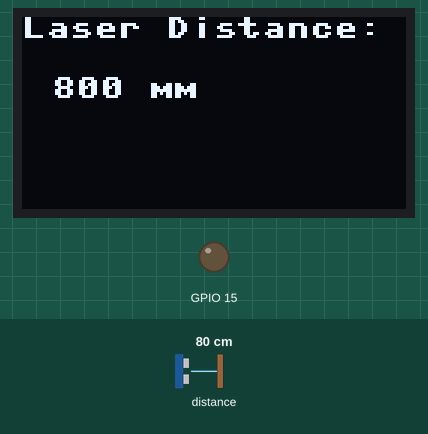
This program was run on a simulated ESP8266 board running MicroPython. Parts: 128×64 one-colour display, output pins drawn as LEDs (lit = HIGH). Inputs (shaded band) come from the test bench; at power-on: distance to the obstacle 80 cm. Random numbers come from a fixed seed; pins used as bus, display or sensor lines are not drawn; what the program prints to the serial console is not drawn.

Above: at 1.2 s.
1.3 s: distance to the obstacle set to 2 cm
At 1.9 s:
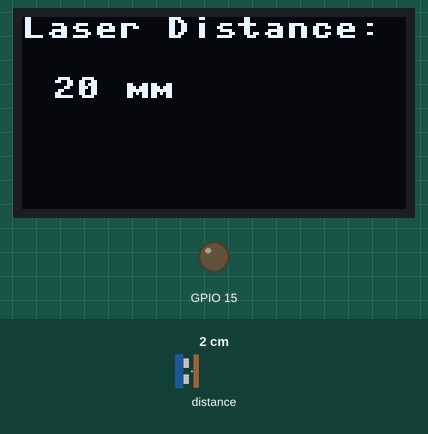
2.8 s: distance to the obstacle set to 4 cm
At 3.2 s:
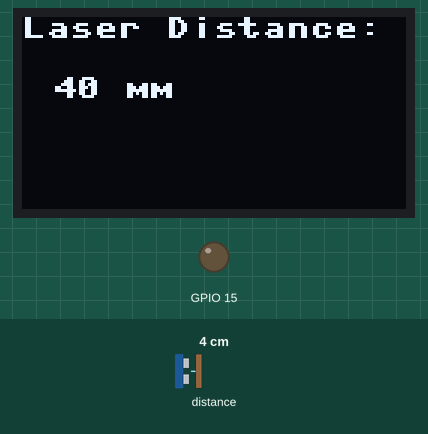
4.3 s: distance to the obstacle set to 35 cm
At 5.4 s:
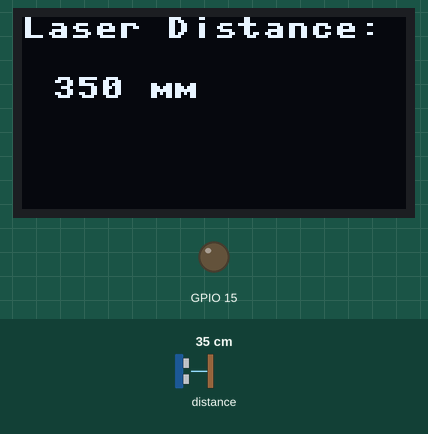
Timing chart, 0 to 7.3 s (numbered marks = the images above; inputs shaded):
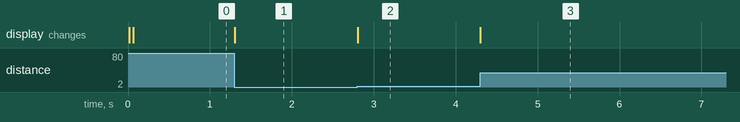

Measured:
- after the input at 1.3 s, the display: changes at once (image 1)
- after the input at 2.8 s, the display: changes at once (image 2)
- after the input at 4.3 s, the display: changes at once (image 3)

The program:

distance.py
```python
# distance.py
# use vl53l0x laser distance sencor to measuare distance in mm.
#
# ESP8266 (node MCU D1 mini)  micropython
# by Billy Cheung  2019 08 31
#
# see detail pin configurations in game8266.py
#
from micropython import const
import ustruct
import utime


_IO_TIMEOUT = 1000
_SYSRANGE_START = const(0x00)
_EXTSUP_HV = const(0x89)
_MSRC_CONFIG = const(0x60)
_FINAL_RATE_RTN_LIMIT = const(0x44)
_SYSTEM_SEQUENCE = const(0x01)
_SPAD_REF_START = const(0x4f)
_SPAD_ENABLES = const(0xb0)
_REF_EN_START_SELECT = const(0xb6)
_SPAD_NUM_REQUESTED = const(0x4e)
_INTERRUPT_GPIO = const(0x0a)
_INTERRUPT_CLEAR = const(0x0b)
_GPIO_MUX_ACTIVE_HIGH = const(0x84)
_RESULT_INTERRUPT_STATUS = const(0x13)
_RESULT_RANGE_STATUS = const(0x14)
_OSC_CALIBRATE = const(0xf8)
_MEASURE_PERIOD = const(0x04)


class TimeoutError(RuntimeError):
    pass


class VL53L0X:
    def __init__(self, i2c, address=0x29):
        self.i2c = i2c
        self.address = address
        self.init()
        self._started = False

    def _registers(self, register, values=None, struct='B'):
        if values is None:
            size = ustruct.calcsize(struct)
            data = self.i2c.readfrom_mem(self.address, register, size)
            values = ustruct.unpack(struct, data)
            return values
        data = ustruct.pack(struct, *values)
        self.i2c.writeto_mem(self.address, register, data)

    def _register(self, register, value=None, struct='B'):
        if value is None:
            return self._registers(register, struct=struct)[0]
        self._registers(register, (value,), struct=struct)

    def _flag(self, register=0x00, bit=0, value=None):
        data = self._register(register)
        mask = 1 << bit
        if value is None:
            return bool(data & mask)
        elif value:
            data |= mask
        else:
            data &= ~mask
        self._register(register, data)

    def _config(self, *config):
        for register, value in config:
            self._register(register, value)

    def init(self, power2v8=True):
        self._flag(_EXTSUP_HV, 0, power2v8)

        # I2C standard mode
        self._config(
            (0x88, 0x00),

            (0x80, 0x01),
            (0xff, 0x01),
            (0x00, 0x00),
        )
        self._stop_variable = self._register(0x91)
        self._config(
            (0x00, 0x01),
            (0xff, 0x00),
            (0x80, 0x00),
        )

        # disable signal_rate_msrc and signal_rate_pre_range limit checks
        self._flag(_MSRC_CONFIG, 1, True)
        self._flag(_MSRC_CONFIG, 4, True)

        # rate_limit = 0.25
        self._register(_FINAL_RATE_RTN_LIMIT, int(0.25 * (1 << 7)),
                       struct='>H')

        self._register(_SYSTEM_SEQUENCE, 0xff)

        spad_count, is_aperture = self._spad_info()
        spad_map = bytearray(self._registers(_SPAD_ENABLES, struct='6B'))

        # set reference spads
        self._config(
            (0xff, 0x01),
            (_SPAD_REF_START, 0x00),
            (_SPAD_NUM_REQUESTED, 0x2c),
            (0xff, 0x00),
            (_REF_EN_START_SELECT, 0xb4),
        )

        spads_enabled = 0
        for i in range(48):
            if i < 12 and is_aperture or spads_enabled >= spad_count:
                spad_map[i // 8] &= ~(1 << (i >> 2))
            elif spad_map[i // 8] & (1 << (i >> 2)):
                spads_enabled += 1

        self._registers(_SPAD_ENABLES, spad_map, struct='6B')

        self._config(
            (0xff, 0x01),
            (0x00, 0x00),

            (0xff, 0x00),
            (0x09, 0x00),
            (0x10, 0x00),
            (0x11, 0x00),

            (0x24, 0x01),
            (0x25, 0xFF),
            (0x75, 0x00),

            (0xFF, 0x01),
            (0x4E, 0x2C),
            (0x48, 0x00),
            (0x30, 0x20),

            (0xFF, 0x00),
            (0x30, 0x09),
            (0x54, 0x00),
            (0x31, 0x04),
            (0x32, 0x03),
            (0x40, 0x83),
            (0x46, 0x25),
            (0x60, 0x00),
            (0x27, 0x00),
            (0x50, 0x06),
            (0x51, 0x00),
            (0x52, 0x96),
            (0x56, 0x08),
            (0x57, 0x30),
            (0x61, 0x00),
            (0x62, 0x00),
            (0x64, 0x00),
            (0x65, 0x00),
            (0x66, 0xA0),

            (0xFF, 0x01),
            (0x22, 0x32),
            (0x47, 0x14),
            (0x49, 0xFF),
            (0x4A, 0x00),

            (0xFF, 0x00),
            (0x7A, 0x0A),
            (0x7B, 0x00),
            (0x78, 0x21),

            (0xFF, 0x01),
            (0x23, 0x34),
            (0x42, 0x00),
            (0x44, 0xFF),
            (0x45, 0x26),
            (0x46, 0x05),
            (0x40, 0x40),
            (0x0E, 0x06),
            (0x20, 0x1A),
            (0x43, 0x40),

            (0xFF, 0x00),
            (0x34, 0x03),
            (0x35, 0x44),

            (0xFF, 0x01),
            (0x31, 0x04),
            (0x4B, 0x09),
            (0x4C, 0x05),
            (0x4D, 0x04),

            (0xFF, 0x00),
            (0x44, 0x00),
            (0x45, 0x20),
            (0x47, 0x08),
            (0x48, 0x28),
            (0x67, 0x00),
            (0x70, 0x04),
            (0x71, 0x01),
            (0x72, 0xFE),
            (0x76, 0x00),
            (0x77, 0x00),

            (0xFF, 0x01),
            (0x0D, 0x01),

            (0xFF, 0x00),
            (0x80, 0x01),
            (0x01, 0xF8),

            (0xFF, 0x01),
            (0x8E, 0x01),
            (0x00, 0x01),
            (0xFF, 0x00),
            (0x80, 0x00),
        )

        self._register(_INTERRUPT_GPIO, 0x04)
        self._flag(_GPIO_MUX_ACTIVE_HIGH, 4, False)
        self._register(_INTERRUPT_CLEAR, 0x01)

        # XXX Need to implement this.
        #budget = self._timing_budget()
        #self._register(_SYSTEM_SEQUENCE, 0xe8)
        #self._timing_budget(budget)

        self._register(_SYSTEM_SEQUENCE, 0x01)
        self._calibrate(0x40)
        self._register(_SYSTEM_SEQUENCE, 0x02)
        self._calibrate(0x00)

        self._register(_SYSTEM_SEQUENCE, 0xe8)

    def _spad_info(self):
        self._config(
            (0x80, 0x01),
            (0xff, 0x01),
            (0x00, 0x00),

            (0xff, 0x06),
        )
        self._flag(0x83, 3, True)
        self._config(
            (0xff, 0x07),
            (0x81, 0x01),

            (0x80, 0x01),

            (0x94, 0x6b),
            (0x83, 0x00),
        )
        for timeout in range(_IO_TIMEOUT):
            if self._register(0x83):
                break
            utime.sleep_ms(1)
        else:
            raise TimeoutError()
        self._config(
            (0x83, 0x01),
        )
        value = self._register(0x92)
        self._config(
            (0x81, 0x00),
            (0xff, 0x06),
        )
        self._flag(0x83, 3, False)
        self._config(
            (0xff, 0x01),
            (0x00, 0x01),

            (0xff, 0x00),
            (0x80, 0x00),
        )
        count = value & 0x7f
        is_aperture = bool(value & 0b10000000)
        return count, is_aperture

    def _calibrate(self, vhv_init_byte):
        self._register(_SYSRANGE_START, 0x01 | vhv_init_byte)
        for timeout in range(_IO_TIMEOUT):
            if self._register(_RESULT_INTERRUPT_STATUS) & 0x07:
                break
            utime.sleep_ms(1)
        else:
            raise TimeoutError()
        self._register(_INTERRUPT_CLEAR, 0x01)
        self._register(_SYSRANGE_START, 0x00)

    def start(self, period=0):
        self._config(
          (0x80, 0x01),
          (0xFF, 0x01),
          (0x00, 0x00),
          (0x91, self._stop_variable),
          (0x00, 0x01),
          (0xFF, 0x00),
          (0x80, 0x00),
        )
        if period:
            oscilator = self._register(_OSC_CALIBRATE, struct='>H')
            if oscilator:
                period *= oscilator
            self._register(_MEASURE_PERIOD, period, struct='>H')
            self._register(_SYSRANGE_START, 0x04)
        else:
            self._register(_SYSRANGE_START, 0x02)
        self._started = True

    def stop(self):
        self._register(_SYSRANGE_START, 0x01)
        self._config(
          (0xFF, 0x01),
          (0x00, 0x00),
          (0x91, self._stop_variable),
          (0x00, 0x01),
          (0xFF, 0x00),
        )
        self._started = False

    def read(self):
        if not self._started:
            self._config(
              (0x80, 0x01),
              (0xFF, 0x01),
              (0x00, 0x00),
              (0x91, self._stop_variable),
              (0x00, 0x01),
              (0xFF, 0x00),
              (0x80, 0x00),
              (_SYSRANGE_START, 0x01),
            )
            for timeout in range(_IO_TIMEOUT):
                if not self._register(_SYSRANGE_START) & 0x01:
                    break
                utime.sleep_ms(1)
            else:
                raise TimeoutError()
        for timeout in range(_IO_TIMEOUT):
            if self._register(_RESULT_INTERRUPT_STATUS) & 0x07:
                break
            utime.sleep_ms(1)
        else:
            raise TimeoutError()
        value = self._register(_RESULT_RANGE_STATUS + 10, struct='>H')
        self._register(_INTERRUPT_CLEAR, 0x01)
        return value
#
# Main program starts here.
#
import gc
import sys
gc.collect()
print (gc.mem_free())
import network
import utime
from utime import sleep_ms,ticks_ms, ticks_us, ticks_diff
from machine import  ADC
# all dislplay, buttons, paddle, sound logics are in game8266.mpy module
from game8266 import Game8266, Rect
g=Game8266()
tone_dur = 20
from machine import I2C, Pin

i2c = I2C(-1, scl = Pin(5), sda = Pin(4))

print (i2c.scan())
continueOn = True

try:
    sensor = VL53L0X(i2c, address = 0x29)
except OSError as err :
        print ("sensor error: {0}".format(err))
        continueOn = False

# while not (pressed(btnL) and pressed(btnA)):
while continueOn :
  g.display.fill(0)
  g.display.text("Laser Distance: ", 0,0,1)
  try:
      g.display.text("{} mm".format (sensor.read()), 10,20,1)
  except OSError as err :
          print ("sensor error: {0}".format(err))
  g.display.show()
```

Source omitted: game8266.py (10359 bytes)
